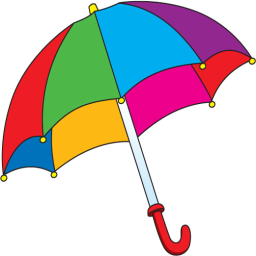
%> input picture lab9/umbrealla.png, 256 x 256 px
$ octave lab9c.m   (GNU Octave 9; MATLAB toolbox functions it lacks are replaced by stand-ins)
%> lines starting %> are read from the running program, lines starting %| are printed output that depends on the picture; in (x1, y1, x2, y2) boxes, pixels count from 0 and x2, y2 are one past the last pixel; in counts of white or black regions, pixels touching at a corner belong together; the program's own positions count from 1
### lab9/mysplit.m
function result = mysplit(I,P1,P2)

global minsplit;
global stdthresh;
global segRes;
global index;
global means;
x1 = P1(1);
x2 = P1(2);
y1 = P2(1);
y2 = P2(2);

segment = I(x1:x2,y1:y2);

segvec = segment(:);

segmean = mean(mean(I(x1:x2,y1:y2)))
segstd = std(segvec);

if segstd <= stdthresh || x2-x1 <= minsplit || y2 - y1 <= minsplit
    segRes(x1:x2,y1:y2) = index;
    means(index) = segmean;
    index = index +1;

else
    dx = uint32(floor(x2-x1)/2);
    dy = uint32(floor(y2-y1)/2);

    mysplit(I,[x1,x1+dx],[y1,y1+dy]);
    mysplit(I,[x1+dx+1,x2],[y1,y1+dy]);
    mysplit(I,[x1,x1+dx],[y1+dy+1,y2]);
    mysplit(I,[x1+dx+1,x2],[y1+dy+1,y2]);
end

result = 0;

### lab9/lab9c.m
clearvars
close all
clc

global minsplit;
global stdthresh;
global segRes;
global index;
global means;
means =[];
minsplit = 8;
stdthresh = 0.05;
index = 1;

I = double(imread('umbrealla.png'));


I2 = rgb2hsv(I);
%> I2: size 256x256x3 double; mean H, S, V 0.3, 0.3, 233.6

H = double(I2(:,:,1));
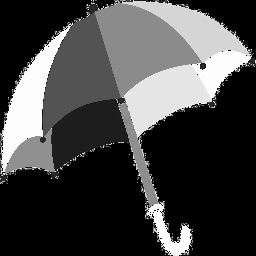
%> H: size 256x256 double; min 0, max 0.999, mean 0.268
segRes = zeros(size(H));
[x,y] = size(H);
%> x = 256; y = 256

S = mysplit(H,[1,x],[1,y]);
%> in mysplit, `segmean = mean(mean(I(x1:x2,y1:y2)))`: segmean = 0.268
%> in mysplit, `segstd = std(segvec);`: segstd = 0.36
%> call 2 of mysplit, with P1 = [1 129], P2 = [1 129]
%> in mysplit (call 2), `segment = I(x1:x2,y1:y2);`:
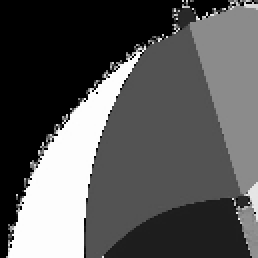
%> segment: size 129x129 double (shown 2 times larger); min 0, max 0.998, mean 0.344
%> in mysplit (call 2), `segmean = mean(mean(I(x1:x2,y1:y2)))`: segmean = 0.344
%> in mysplit (call 2), `segstd = std(segvec);`: segstd = 0.332
%> in mysplit (call 4), `segment = I(x1:x2,y1:y2);`: segment: size 33x33 double; every value is 0
%> in mysplit (call 4), `segRes(x1:x2,y1:y2) = index;`: segRes: size 256x256 double; values 0 (black) and 1 (white), 1.7% white; 1 white region, box (x1, y1, x2, y2) and area: (0, 0, 33, 33) 1089
%> in mysplit (call 6), `segRes(x1:x2,y1:y2) = index;`: segRes: size 256x256 double; min 0, max 2, mean 0.0254
%> in mysplit (call 7), `segRes(x1:x2,y1:y2) = index;`: segRes: size 256x256 double; min 0, max 3, mean 0.0371
%> in mysplit (call 8), `segRes(x1:x2,y1:y2) = index;`: segRes: size 256x256 double; min 0, max 4, mean 0.0537
%> in mysplit (call 10), `segRes(x1:x2,y1:y2) = index;`: segRes: size 256x256 double; min 0, max 5, mean 0.0592
%> in mysplit (call 11), `segRes(x1:x2,y1:y2) = index;`: segRes: size 256x256 double; min 0, max 6, mean 0.065
%> in mysplit (call 12), `segRes(x1:x2,y1:y2) = index;`: segRes: size 256x256 double; min 0, max 7, mean 0.071
%> in mysplit (call 13), `segRes(x1:x2,y1:y2) = index;`: segRes: size 256x256 double; min 0, max 8, mean 0.0769
%> in mysplit (call 15), `segRes(x1:x2,y1:y2) = index;`: segRes: size 256x256 double; min 0, max 9, mean 0.117
%> in mysplit (call 16), `segRes(x1:x2,y1:y2) = index;`: segRes: size 256x256 double; min 0, max 10, mean 0.158
%> in mysplit (call 17), `segRes(x1:x2,y1:y2) = index;`: segRes: size 256x256 double; min 0, max 11, mean 0.201
%> in mysplit (call 19), `segRes(x1:x2,y1:y2) = index;`: segRes: size 256x256 double; min 0, max 12, mean 0.214
%> in mysplit (call 20), `segRes(x1:x2,y1:y2) = index;`: segRes: size 256x256 double; min 0, max 13, mean 0.225
%> in mysplit (call 21), `segRes(x1:x2,y1:y2) = index;`: segRes: size 256x256 double; min 0, max 14, mean 0.239
%> in mysplit (call 22), `segRes(x1:x2,y1:y2) = index;`: segRes: size 256x256 double; min 0, max 15, mean 0.25
%> in mysplit (call 23), `segment = I(x1:x2,y1:y2);`:
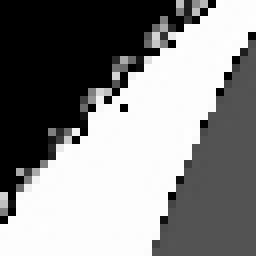
%> segment: size 32x32 double (shown 8 times larger); min 0, max 0.998, mean 0.533
%> in mysplit (call 23), `segvec = segment(:);`: segvec = 1024 values, max 0.998 at index 865, min 0 at index 1, mean 0.533
%> in mysplit (call 23), `segmean = mean(mean(I(x1:x2,y1:y2)))`: segmean = 0.533
%> in mysplit (call 23), `segstd = std(segvec);`: segstd = 0.439
%> in mysplit (call 25), `segRes(x1:x2,y1:y2) = index;`: segRes: size 256x256 double; min 0, max 16, mean 0.27
%> in mysplit (call 26), `segRes(x1:x2,y1:y2) = index;`: segRes: size 256x256 double; min 0, max 17, mean 0.288
%> in mysplit (call 27), `segRes(x1:x2,y1:y2) = index;`: segRes: size 256x256 double; min 0, max 18, mean 0.308
%> in mysplit (call 28), `segRes(x1:x2,y1:y2) = index;`: segRes: size 256x256 double; min 0, max 19, mean 0.327
%> in mysplit (call 30), `segRes(x1:x2,y1:y2) = index;`: segRes: size 256x256 double; min 0, max 20, mean 0.349
%> in mysplit (call 31), `segRes(x1:x2,y1:y2) = index;`: segRes: size 256x256 double; min 0, max 21, mean 0.4
%> in mysplit (call 32), `segRes(x1:x2,y1:y2) = index;`: segRes: size 256x256 double; min 0, max 22, mean 0.4
%> in mysplit (call 33), `segRes(x1:x2,y1:y2) = index;`: segRes: size 256x256 double; min 0, max 23, mean 0.4
%> in mysplit (call 35), `segRes(x1:x2,y1:y2) = index;`: segRes: size 256x256 double; min 0, max 24, mean 0.4
%> in mysplit (call 36), `segRes(x1:x2,y1:y2) = index;`: segRes: size 256x256 double; min 0, max 25, mean 0.5
%> in mysplit (call 37), `segRes(x1:x2,y1:y2) = index;`: segRes: size 256x256 double; min 0, max 26, mean 0.5
%> in mysplit (call 38), `segment = I(x1:x2,y1:y2);`: segment = [0.993 0.994 0.993 0 0.322 0.325 0.327; 0.993 0.995 0.994 0.27 0.319 0.324 0.332; 0.993 0.992 0 0.326 0.327 0.327 0.322; 0.994 0.991 0.307 0.321 0.326 0.326 0.326; 0.994 0.983 0.327 0.322 0.327 0.326 0.326; 0.994 0.325 0.323 0.325 0.324 0.326 0.326; 0.00407 0.32 0.326 0.33 0.326 0.326 0.326; 0.288 0.326 0.326 0.327 0.327 0.326 0.326]
%> in mysplit (call 38), `segvec = segment(:);`: segvec = 56 values, max 0.995 at index 10, min 0 at index 19, mean 0.461
%> in mysplit (call 38), `segmean = mean(mean(I(x1:x2,y1:y2)))`: segmean = 0.461
%> in mysplit (call 38), `segstd = std(segvec);`: segstd = 0.304
%> in mysplit (call 38), `segRes(x1:x2,y1:y2) = index;`:
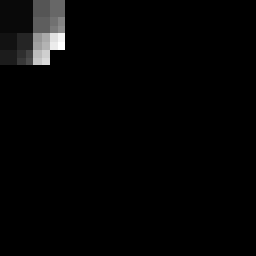
%> segRes: size 256x256 double; min 0, max 27, mean 0.5; drawn with min black and max white
%> in mysplit (call 40), `segRes(x1:x2,y1:y2) = index;`: segRes: size 256x256 double; 0.1% of pixels changed, all inside (x1, y1, x2, y2) = (50, 50, 58, 58)
%> S = 0

subplot(1,3,1);
imshow(H);
subplot(1,3,2);
imshow(segRes,[]);
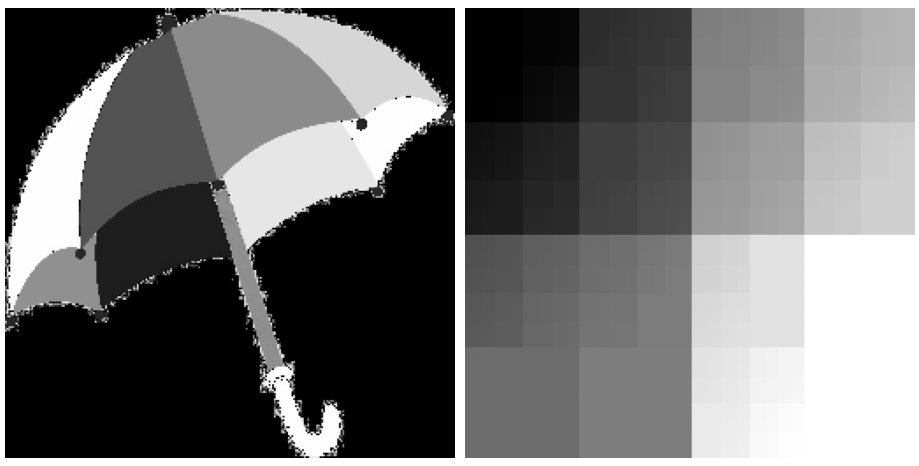
%> figure redrawn from the program's plot data, 2 panels

colorThreshold = 20/255;

i = 1;
while i <= index
    IB = segRes == i;
    if IB == zeros(size(IB))
        i = i+1;
        continue
    end
    [xF,yF] = find(IB,1,'first');
    t = strel('square',3);
    M = imdilate(IB,t);
    M = M-IB;
    p= unique( nonzeros(M.*segRes));

    isJoined = 0;
   for neighbor = 1:numel(p)
       IBS = segRes == p(neighbor);

       [yFS, xFS] = find(IBS, 1, 'first');

       colorDiff = abs(means(segRes(yFS, xFS)) - means(segRes(xF,yF)));
       if colorDiff < colorThreshold
           segRes(IBS) = i;
           isJoined = 1;
       end
   end
   if isJoined == 0
      i = i + 1;
   end

end
%> this loop made 598 passes
%> (xF, yF) on passes 3 to 5: (1, 1), (1, 1), (1, 1)
%> pass 2, `IB = segRes == i;`:
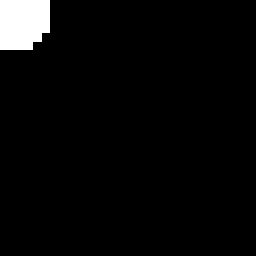
%> IB: size 256x256 logical; 3.5% white; 1 white region, box (x1, y1, x2, y2) and area: (0, 0, 50, 50) 2292
%> after the loop:
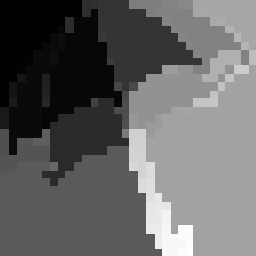
%> segRes: size 256x256 double; min 1, max 479, mean 188.7; drawn with min black and max white
%> after the loop, i = 483

figure;
subplot(1,3,1);
imshow(H);
subplot(1,3,2);
imshow(segRes,[]);
